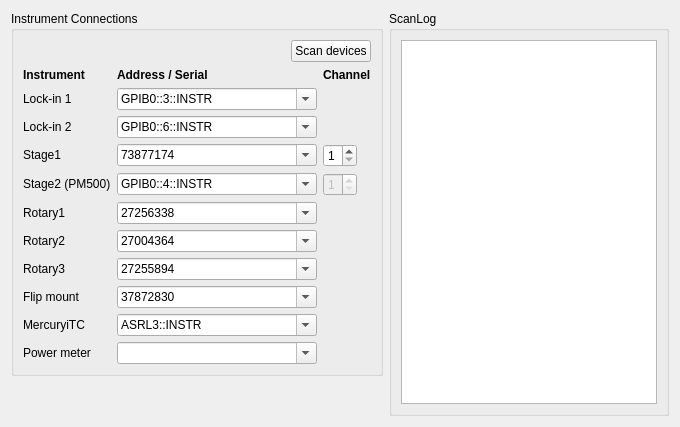
          <widget class="QWidget" name="tab_2">
           <attribute name="title">
            <string>Inst. Config. &amp;&amp; Log</string>
           </attribute>
           <layout class="QGridLayout" name="tab2Layout" columnstretch="0,1">
            <item row="0" column="0">
             <widget class="QGroupBox" name="connGroup">
              <property name="sizePolicy">
               <sizepolicy hsizetype="Preferred" vsizetype="Maximum">
                <horstretch>0</horstretch>
                <verstretch>0</verstretch>
               </sizepolicy>
              </property>
              <property name="title">
               <string>Instrument Connections</string>
              </property>
              <layout class="QGridLayout" name="connGrid" columnstretch="0,1,0">
               <item row="0" column="0" colspan="3" alignment="Qt::AlignmentFlag::AlignRight">
                <widget class="QPushButton" name="scanDevices">
                 <property name="sizePolicy">
                  <sizepolicy hsizetype="Fixed" vsizetype="Fixed">
                   <horstretch>0</horstretch>
                   <verstretch>0</verstretch>
                  </sizepolicy>
                 </property>
                 <property name="toolTip">
                  <string>&lt;html&gt;&lt;head/&gt;&lt;body&gt;&lt;p&gt;&lt;span style=" font-weight:700;"&gt;Scan devices&lt;/span&gt;&lt;/p&gt;&lt;p&gt;Lists the VISA resources (GPIB / serial / USB) and the Thorlabs Kinesis serial numbers currently visible to this PC, and offers them in the drop-down lists. The values already entered are kept.&lt;/p&gt;&lt;/body&gt;&lt;/html&gt;</string>
                 </property>
                 <property name="text">
                  <string>Scan devices</string>
                 </property>
                </widget>
               </item>
               <item row="1" column="0">
                <widget class="QLabel" name="connHead_0">
                 <property name="sizePolicy">
                  <sizepolicy hsizetype="Preferred" vsizetype="Fixed">
                   <horstretch>0</horstretch>
                   <verstretch>0</verstretch>
                  </sizepolicy>
                 </property>
                 <property name="font">
                  <font>
                   <bold>true</bold>
                  </font>
                 </property>
                 <property name="text">
                  <string>Instrument</string>
                 </property>
                 <property name="mytype" stdset="0">
                  <string>label</string>
                 </property>
                </widget>
               </item>
               <item row="1" column="1">
                <widget class="QLabel" name="connHead_1">
                 <property name="sizePolicy">
                  <sizepolicy hsizetype="Preferred" vsizetype="Fixed">
                   <horstretch>0</horstretch>
                   <verstretch>0</verstretch>
                  </sizepolicy>
                 </property>
                 <property name="font">
                  <font>
                   <bold>true</bold>
                  </font>
                 </property>
                 <property name="text">
                  <string>Address / Serial</string>
                 </property>
                 <property name="mytype" stdset="0">
                  <string>label</string>
                 </property>
                </widget>
               </item>
               <item row="1" column="2">
                <widget class="QLabel" name="connHead_2">
                 <property name="sizePolicy">
                  <sizepolicy hsizetype="Preferred" vsizetype="Fixed">
                   <horstretch>0</horstretch>
                   <verstretch>0</verstretch>
                  </sizepolicy>
                 </property>
                 <property name="font">
                  <font>
                   <bold>true</bold>
                  </font>
                 </property>
                 <property name="text">
                  <string>Channel</string>
                 </property>
                 <property name="mytype" stdset="0">
                  <string>label</string>
                 </property>
                </widget>
               </item>
               <item row="2" column="0">
                <widget class="QLabel" name="connLabel_Lockin1">
                 <property name="sizePolicy">
                  <sizepolicy hsizetype="Preferred" vsizetype="Fixed">
                   <horstretch>0</horstretch>
                   <verstretch>0</verstretch>
                  </sizepolicy>
                 </property>
                 <property name="text">
                  <string>Lock-in 1</string>
                 </property>
                 <property name="mytype" stdset="0">
                  <string>label</string>
                 </property>
                </widget>
               </item>
               <item row="2" column="1">
                <widget class="QComboBox" name="Lockin1_res">
                 <property name="sizePolicy">
                  <sizepolicy hsizetype="Expanding" vsizetype="Fixed">
                   <horstretch>0</horstretch>
                   <verstretch>0</verstretch>
                  </sizepolicy>
                 </property>
                 <property name="minimumSize">
                  <size>
                   <width>200</width>
                   <height>0</height>
                  </size>
                 </property>
                 <property name="toolTip">
                  <string>VISA resource of Lock-in 1 (SR830), e.g. GPIB0::2::INSTR. Pick from the list after Scan devices, or type it in.</string>
                 </property>
                 <property name="editable">
                  <bool>true</bool>
                 </property>
                 <item><property name="text"><string>GPIB0::3::INSTR</string></property></item></widget>
               </item>
               <item row="3" column="0">
                <widget class="QLabel" name="connLabel_Lockin2">
                 <property name="sizePolicy">
                  <sizepolicy hsizetype="Preferred" vsizetype="Fixed">
                   <horstretch>0</horstretch>
                   <verstretch>0</verstretch>
                  </sizepolicy>
                 </property>
                 <property name="text">
                  <string>Lock-in 2</string>
                 </property>
                 <property name="mytype" stdset="0">
                  <string>label</string>
                 </property>
                </widget>
               </item>
               <item row="3" column="1">
                <widget class="QComboBox" name="Lockin2_res">
                 <property name="sizePolicy">
                  <sizepolicy hsizetype="Expanding" vsizetype="Fixed">
                   <horstretch>0</horstretch>
                   <verstretch>0</verstretch>
                  </sizepolicy>
                 </property>
                 <property name="minimumSize">
                  <size>
                   <width>200</width>
                   <height>0</height>
                  </size>
                 </property>
                 <property name="toolTip">
                  <string>VISA resource of Lock-in 2 (SR830), e.g. GPIB0::3::INSTR. Pick from the list after Scan devices, or type it in.</string>
                 </property>
                 <property name="editable">
                  <bool>true</bool>
                 </property>
                 <item><property name="text"><string>GPIB0::6::INSTR</string></property></item></widget>
               </item>
               <item row="4" column="0">
                <widget class="QLabel" name="connLabel_Stage1">
                 <property name="sizePolicy">
                  <sizepolicy hsizetype="Preferred" vsizetype="Fixed">
                   <horstretch>0</horstretch>
                   <verstretch>0</verstretch>
                  </sizepolicy>
                 </property>
                 <property name="text">
                  <string>Stage1</string>
                 </property>
                 <property name="mytype" stdset="0">
                  <string>label</string>
                 </property>
                </widget>
               </item>
               <item row="4" column="1">
                <widget class="QComboBox" name="Stage1_res">
                 <property name="sizePolicy">
                  <sizepolicy hsizetype="Expanding" vsizetype="Fixed">
                   <horstretch>0</horstretch>
                   <verstretch>0</verstretch>
                  </sizepolicy>
                 </property>
                 <property name="minimumSize">
                  <size>
                   <width>200</width>
                   <height>0</height>
                  </size>
                 </property>
                 <property name="toolTip">
                  <string>Kinesis serial number of the Stage1 controller. Pick from the list after Scan devices, or type it in.</string>
                 </property>
                 <property name="editable">
                  <bool>true</bool>
                 </property>
                 <item><property name="text"><string>73877174</string></property></item></widget>
               </item>
               <item row="4" column="2">
                <widget class="QSpinBox" name="Stage1_ch">
                 <property name="sizePolicy">
                  <sizepolicy hsizetype="Fixed" vsizetype="Fixed">
                   <horstretch>0</horstretch>
                   <verstretch>0</verstretch>
                  </sizepolicy>
                 </property>
                 <property name="toolTip">
                  <string>Controller channel of this axis.</string>
                 </property>
                 <property name="minimum">
                  <number>1</number>
                 </property>
                 <property name="maximum">
                  <number>4</number>
                 </property>
                 <property name="value">
                  <number>1</number>
                 </property>
                </widget>
               </item>
               <item row="5" column="0">
                <widget class="QLabel" name="connLabel_Stage2">
                 <property name="sizePolicy">
                  <sizepolicy hsizetype="Preferred" vsizetype="Fixed">
                   <horstretch>0</horstretch>
                   <verstretch>0</verstretch>
                  </sizepolicy>
                 </property>
                 <property name="text">
                  <string>Stage2 (PM500)</string>
                 </property>
                 <property name="mytype" stdset="0">
                  <string>label</string>
                 </property>
                </widget>
               </item>
               <item row="5" column="1">
                <widget class="QComboBox" name="Stage2_res">
                 <property name="sizePolicy">
                  <sizepolicy hsizetype="Expanding" vsizetype="Fixed">
                   <horstretch>0</horstretch>
                   <verstretch>0</verstretch>
                  </sizepolicy>
                 </property>
                 <property name="minimumSize">
                  <size>
                   <width>200</width>
                   <height>0</height>
                  </size>
                 </property>
                 <property name="toolTip">
                  <string>VISA resource of the Newport PM500 controller that drives Stage2, e.g. GPIB0::4::INSTR. Pick from the list after Scan devices, or type it in.</string>
                 </property>
                 <property name="editable">
                  <bool>true</bool>
                 </property>
                 <item><property name="text"><string>GPIB0::4::INSTR</string></property></item></widget>
               </item>
               <item row="5" column="2">
                <widget class="QSpinBox" name="Stage2_ch">
                 <property name="sizePolicy">
                  <sizepolicy hsizetype="Fixed" vsizetype="Fixed">
                   <horstretch>0</horstretch>
                   <verstretch>0</verstretch>
                  </sizepolicy>
                 </property>
                 <property name="toolTip">
                  <string>Not used: the PM500 is addressed by its VISA resource only.</string>
                 </property>
                 <property name="minimum">
                  <number>1</number>
                 </property>
                 <property name="maximum">
                  <number>4</number>
                 </property>
                 <property name="value">
                  <number>1</number>
                 </property>
                <property name="enabled"><bool>false</bool></property></widget>
               </item>
               <item row="6" column="0">
                <widget class="QLabel" name="connLabel_Rot1">
                 <property name="sizePolicy">
                  <sizepolicy hsizetype="Preferred" vsizetype="Fixed">
                   <horstretch>0</horstretch>
                   <verstretch>0</verstretch>
                  </sizepolicy>
                 </property>
                 <property name="text">
                  <string>Rotary1</string>
                 </property>
                 <property name="mytype" stdset="0">
                  <string>label</string>
                 </property>
                </widget>
               </item>
               <item row="6" column="1">
                <widget class="QComboBox" name="Rot1_res">
                 <property name="sizePolicy">
                  <sizepolicy hsizetype="Expanding" vsizetype="Fixed">
                   <horstretch>0</horstretch>
                   <verstretch>0</verstretch>
                  </sizepolicy>
                 </property>
                 <property name="minimumSize">
                  <size>
                   <width>200</width>
                   <height>0</height>
                  </size>
                 </property>
                 <property name="toolTip">
                  <string>Kinesis serial number of the Rotary1 controller. Pick from the list after Scan devices, or type it in.</string>
                 </property>
                 <property name="editable">
                  <bool>true</bool>
                 </property>
                 <item><property name="text"><string>27256338</string></property></item></widget>
               </item>
               <item row="7" column="0">
                <widget class="QLabel" name="connLabel_Rot2">
                 <property name="sizePolicy">
                  <sizepolicy hsizetype="Preferred" vsizetype="Fixed">
                   <horstretch>0</horstretch>
                   <verstretch>0</verstretch>
                  </sizepolicy>
                 </property>
                 <property name="text">
                  <string>Rotary2</string>
                 </property>
                 <property name="mytype" stdset="0">
                  <string>label</string>
                 </property>
                </widget>
               </item>
               <item row="7" column="1">
                <widget class="QComboBox" name="Rot2_res">
                 <property name="sizePolicy">
                  <sizepolicy hsizetype="Expanding" vsizetype="Fixed">
                   <horstretch>0</horstretch>
                   <verstretch>0</verstretch>
                  </sizepolicy>
                 </property>
                 <property name="minimumSize">
                  <size>
                   <width>200</width>
                   <height>0</height>
                  </size>
                 </property>
                 <property name="toolTip">
                  <string>Kinesis serial number of the Rotary2 controller. Pick from the list after Scan devices, or type it in.</string>
                 </property>
                 <property name="editable">
                  <bool>true</bool>
                 </property>
                 <item><property name="text"><string>27004364</string></property></item></widget>
               </item>
               <item row="8" column="0">
                <widget class="QLabel" name="connLabel_Rot3">
                 <property name="sizePolicy">
                  <sizepolicy hsizetype="Preferred" vsizetype="Fixed">
                   <horstretch>0</horstretch>
                   <verstretch>0</verstretch>
                  </sizepolicy>
                 </property>
                 <property name="text">
                  <string>Rotary3</string>
                 </property>
                 <property name="mytype" stdset="0">
                  <string>label</string>
                 </property>
                </widget>
               </item>
               <item row="8" column="1">
                <widget class="QComboBox" name="Rot3_res">
                 <property name="sizePolicy">
                  <sizepolicy hsizetype="Expanding" vsizetype="Fixed">
                   <horstretch>0</horstretch>
                   <verstretch>0</verstretch>
                  </sizepolicy>
                 </property>
                 <property name="minimumSize">
                  <size>
                   <width>200</width>
                   <height>0</height>
                  </size>
                 </property>
                 <property name="toolTip">
                  <string>Kinesis serial number of the Rotary3 controller. Pick from the list after Scan devices, or type it in.</string>
                 </property>
                 <property name="editable">
                  <bool>true</bool>
                 </property>
                 <item><property name="text"><string>27255894</string></property></item></widget>
               </item>
               <item row="9" column="0">
                <widget class="QLabel" name="connLabel_FM">
                 <property name="sizePolicy">
                  <sizepolicy hsizetype="Preferred" vsizetype="Fixed">
                   <horstretch>0</horstretch>
                   <verstretch>0</verstretch>
                  </sizepolicy>
                 </property>
                 <property name="text">
                  <string>Flip mount</string>
                 </property>
                 <property name="mytype" stdset="0">
                  <string>label</string>
                 </property>
                </widget>
               </item>
               <item row="9" column="1">
                <widget class="QComboBox" name="FM_res">
                 <property name="sizePolicy">
                  <sizepolicy hsizetype="Expanding" vsizetype="Fixed">
                   <horstretch>0</horstretch>
                   <verstretch>0</verstretch>
                  </sizepolicy>
                 </property>
                 <property name="minimumSize">
                  <size>
                   <width>200</width>
                   <height>0</height>
                  </size>
                 </property>
                 <property name="toolTip">
                  <string>Kinesis serial number of the flip mount (MFF). Pick from the list after Scan devices, or type it in.</string>
                 </property>
                 <property name="editable">
                  <bool>true</bool>
                 </property>
                 <item><property name="text"><string>37872830</string></property></item></widget>
               </item>
               <item row="10" column="0">
                <widget class="QLabel" name="connLabel_iTC">
                 <property name="sizePolicy">
                  <sizepolicy hsizetype="Preferred" vsizetype="Fixed">
                   <horstretch>0</horstretch>
                   <verstretch>0</verstretch>
                  </sizepolicy>
                 </property>
                 <property name="text">
                  <string>MercuryiTC</string>
                 </property>
                 <property name="mytype" stdset="0">
                  <string>label</string>
                 </property>
                </widget>
               </item>
               <item row="10" column="1">
                <widget class="QComboBox" name="iTC_res">
                 <property name="sizePolicy">
                  <sizepolicy hsizetype="Expanding" vsizetype="Fixed">
                   <horstretch>0</horstretch>
                   <verstretch>0</verstretch>
                  </sizepolicy>
                 </property>
                 <property name="minimumSize">
                  <size>
                   <width>200</width>
                   <height>0</height>
                  </size>
                 </property>
                 <property name="toolTip">
                  <string>VISA resource of the MercuryiTC temperature controller, e.g. ASRL3::INSTR (serial port COM3). Pick from the list after Scan devices, or type it in.</string>
                 </property>
                 <property name="editable">
                  <bool>true</bool>
                 </property>
                 <item><property name="text"><string>ASRL3::INSTR</string></property></item></widget>
               </item>
               <item row="11" column="0">
                <widget class="QLabel" name="connLabel_PM">
                 <property name="sizePolicy">
                  <sizepolicy hsizetype="Preferred" vsizetype="Fixed">
                   <horstretch>0</horstretch>
                   <verstretch>0</verstretch>
                  </sizepolicy>
                 </property>
                 <property name="text">
                  <string>Power meter</string>
                 </property>
                 <property name="mytype" stdset="0">
                  <string>label</string>
                 </property>
                </widget>
               </item>
               <item row="11" column="1">
                <widget class="QComboBox" name="PM_res">
                 <property name="sizePolicy">
                  <sizepolicy hsizetype="Expanding" vsizetype="Fixed">
                   <horstretch>0</horstretch>
                   <verstretch>0</verstretch>
                  </sizepolicy>
                 </property>
                 <property name="minimumSize">
                  <size>
                   <width>200</width>
                   <height>0</height>
                  </size>
                 </property>
                 <property name="toolTip">
                  <string>VISA resource of the PM100D power meter (reserved - the power meter is not used by the program yet). Pick from the list after Scan devices, or type it in.</string>
                 </property>
                 <property name="editable">
                  <bool>true</bool>
                 </property>
                </widget>
               </item>
              </layout>
             </widget>
            </item>
            <item row="0" column="1" rowspan="2">
             <widget class="QGroupBox" name="ScanLog">
              <property name="title">
               <string>ScanLog</string>
              </property>
              <layout class="QVBoxLayout" name="scanLogLayout">
               <item>
                <widget class="QPlainTextEdit" name="scanLogText">
                 <property name="font">
                  <font>
                   <family>Consolas</family>
                   <pointsize>9</pointsize>
                  </font>
                 </property>
                 <property name="toolTip">
                  <string>&lt;html&gt;&lt;head/&gt;&lt;body&gt;&lt;p&gt;&lt;span style=" font-weight:700;"&gt;Scan log&lt;/span&gt;&lt;/p&gt;&lt;p&gt;Test conditions of each scan and its key events (temperature points, data files, peak tracking, how the scan ended), shown live.&lt;/p&gt;&lt;p&gt;Every line is also appended to ScanLog_YYYY-MM-DD.txt in the data save folder.&lt;/p&gt;&lt;/body&gt;&lt;/html&gt;</string>
                 </property>
                 <property name="readOnly">
                  <bool>true</bool>
                 </property>
                </widget>
               </item>
              </layout>
             </widget>
            </item>
            <item row="1" column="0">
             <spacer name="connVSpacer">
              <property name="orientation">
               <enum>Qt::Orientation::Vertical</enum>
              </property>
              <property name="sizeHint" stdset="0">
               <size>
                <width>20</width>
                <height>40</height>
               </size>
              </property>
             </spacer>
            </item>
           </layout>
          </widget>
